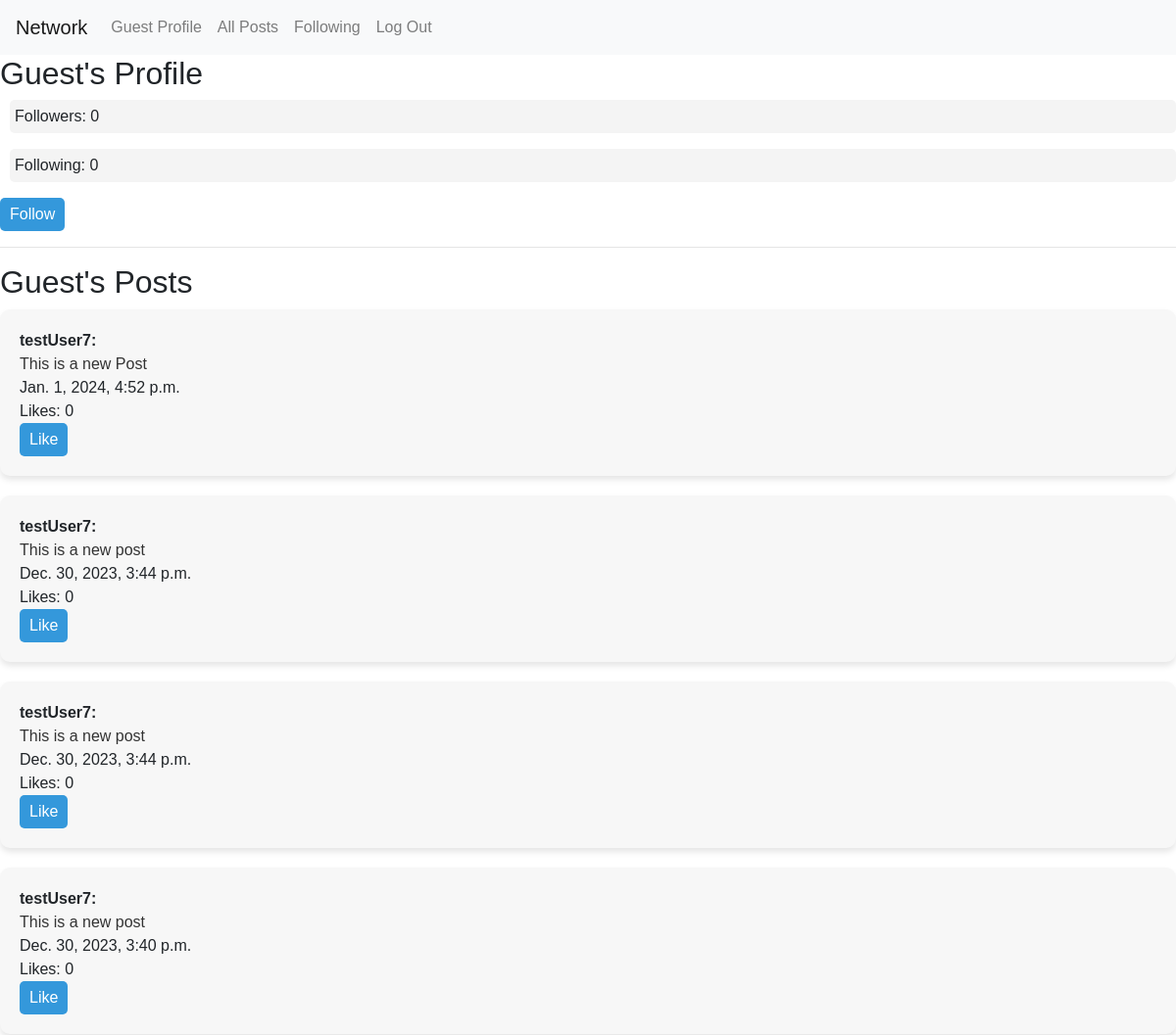
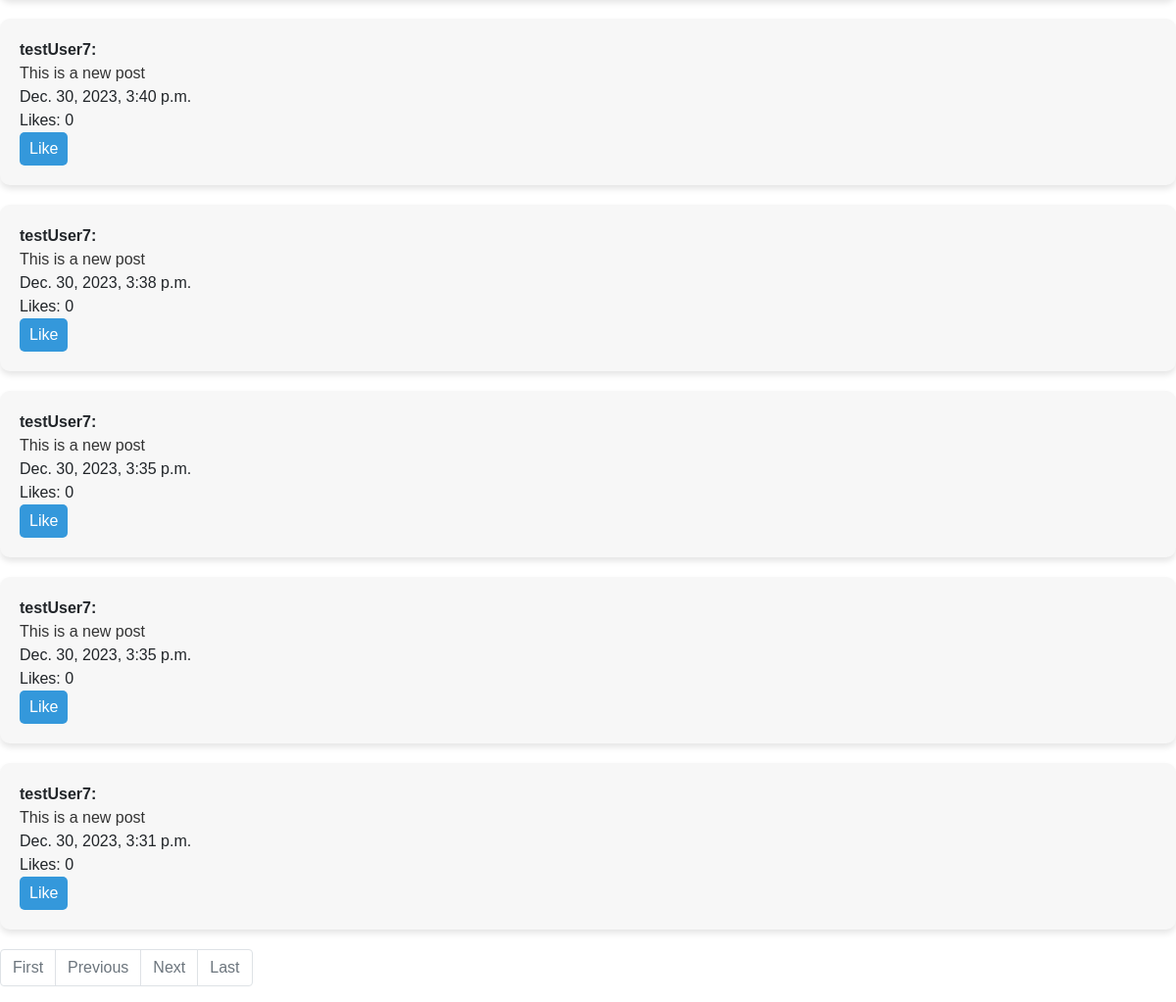
The app's page /network/profile/testUser7/ (signed in) with its own data (2 pictures, top to bottom).
### network/models.py (models this page shows, shortened)
class New_Post(models.Model):
    user = models.ForeignKey(settings.AUTH_USER_MODEL, on_delete=models.CASCADE, related_name="posts")
    content = models.TextField(max_length=500)
    timestamp = models.DateTimeField(auto_now_add=True)
    likes = models.ManyToManyField(settings.AUTH_USER_MODEL, related_name='liked_posts', blank=True)
    @property
    def num_likes(self):
        return self.likes.count()

### network/views.py (the view)
# urls.py: path('profile/<str:username>/', views.profile, name='profile'),
def profile(request, username):
    User = get_user_model()
    user = get_object_or_404(User, username=username)
    user_profile, created = UserProfile.objects.get_or_create(user=user)
    posts = New_Post.objects.filter(user=user).order_by('-timestamp')
    page_obj = paginate_posts(request, posts)
    is_following = False
    if request.user.is_authenticated:
        logged_in_user_profile, created = UserProfile.objects.get_or_create(user=request.user)
        is_following = logged_in_user_profile.following.filter(id=user_profile.id).exists()
    context = {
        'profile_user': user,
        'is_following': is_following,
        'followers_count': user_profile.followers.count(),
        'following_count': user_profile.following.count(),
        'page_obj': page_obj
    }
    return render(request, 'network/profile.html', context)

### network/util.py (called while the page is built)
def paginate_posts(request, queryset, posts_per_page=10):
    paginator = Paginator(queryset, posts_per_page)
    page_number = request.GET.get('page')
    try:
        page_obj = paginator.get_page(page_number)
    except EmptyPage:
        page_obj = paginator.get_page(paginator.num_pages)
    return page_obj

### network/templates/network/profile.html (shortened to what this page needs)
{% extends "network/layout.html" %}
{% load static %}
{% block body %}
<div class="profile">
    <h2>
        {% if request.session.is_guest %}
        Guest's Profile
        {% else %}
        {{ profile_user.username }}'s Profile
        {% endif %}
    </h2>
    <p id="followers-count">Followers: {{ followers_count }}</p>
    <p id="following-count">Following: {{ following_count }}</p>
    {% if profile_user != user %}
    <button id="follow-button" data-username="{{ profile_user.username }}">
        {% if is_following %}
        Unfollow
        {% else %}
        Follow
        {% endif %}
    </button>
    {% endif %}
</div>
<hr>
<div>
    <h2>
        {% if request.session.is_guest %}
        Guest's Posts
        {% else %}
        {{ profile_user.username }}'s Posts
        {% endif %}
    </h2>
    {% for post in page_obj %}
    <div class="post" data-post-id="{{ post.id }}">
        <strong>{{ post.user.username }}: </strong>
        <div class="post-content">{{ post.content }}</div>
        {{ post.timestamp }}<br>
        <span id="like-count-{{ post.id }}" class="like-count">Likes: {{ post.num_likes }}</span><br>
        <button class="like-button" data-post-id="{{ post.id }}">
            {% if user in post.likes.all %}
                Unlike
            {% else %}
                Like
            {% endif %}
        </button>
    </div>
    {% endfor %}
    {% include 'network/pagination.html' %}
</div>
{% endblock %}

### network/static/network/styles.css (style rules this page uses)
html, body { background-color: white; width: 100%; font-family: sans-serif; }
p { font-family: sans-serif; font-size: 16px; margin-left: 10px; background-color: #f4f4f4 }
p { border-radius: 5px; padding: 5px; }
.post { background-color: #f7f7f7; border-radius: 10px; box-shadow: 0 4px 6px rgba(0, 0, 0, 0.1); padding: 20px; width: 100%; margin-bottom: 20px; }
button { background-color: #3498db; color: white; border: none; padding: 5px 10px; border-radius: 5px; cursor: pointer; transition: background-color 0.3s ease; }
.post-content { font-size: 16px; color: #333; }

### records on screen
New_Post: user.username "testUser7", content "This is a new Post", timestamp "Jan. 1, 2024, 4:52 p.m.", num_likes "0", shows "Like"
New_Post: user.username "testUser7", content "This is a new post", timestamp "Dec. 30, 2023, 3:44 p.m.", num_likes "0", shows "Like"
New_Post: user.username "testUser7", content "This is a new post", timestamp "Dec. 30, 2023, 3:44 p.m.", num_likes "0", shows "Like"
New_Post: user.username "testUser7", content "This is a new post", timestamp "Dec. 30, 2023, 3:40 p.m.", num_likes "0", shows "Like"
New_Post: user.username "testUser7", content "This is a new post", timestamp "Dec. 30, 2023, 3:40 p.m.", num_likes "0", shows "Like"
New_Post: user.username "testUser7", content "This is a new post", timestamp "Dec. 30, 2023, 3:38 p.m.", num_likes "0", shows "Like"
New_Post: user.username "testUser7", content "This is a new post", timestamp "Dec. 30, 2023, 3:35 p.m.", num_likes "0", shows "Like"
New_Post: user.username "testUser7", content "This is a new post", timestamp "Dec. 30, 2023, 3:35 p.m.", num_likes "0", shows "Like"
New_Post: user.username "testUser7", content "This is a new post", timestamp "Dec. 30, 2023, 3:31 p.m.", num_likes "0", shows "Like"

### other values on screen
{{ followers_count }} "0"
{{ following_count }} "0"
